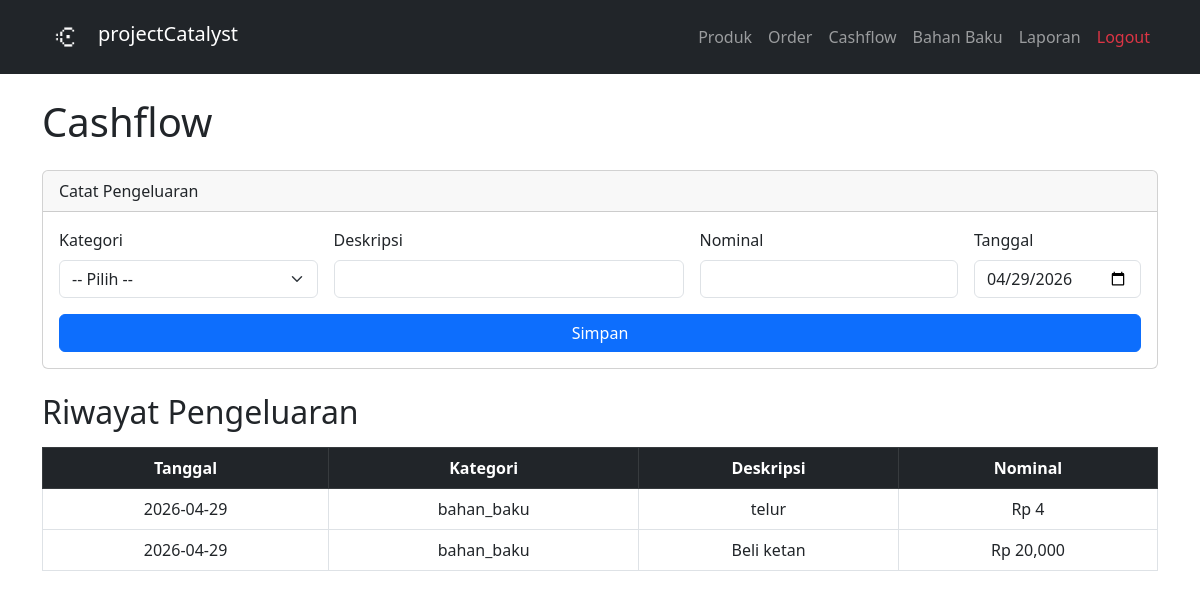
Page /cashflow (signed in) on the committed database.
### tables this page shows
CREATE TABLE expenses (
    id          INTEGER PRIMARY KEY AUTOINCREMENT,
    category    TEXT NOT NULL,
    description TEXT NOT NULL,
    amount      REAL NOT NULL,
    date        TEXT NOT NULL,
    created_at  TEXT DEFAULT CURRENT_TIMESTAMP
);

### app.py (the view)
@app.route('/cashflow')
@login_required
def cashflow():
    expenses = get_all_expenses()
    return render_template('cashflow.html', expenses=expenses)

### app.py (called while the page is built)
@login_manager.user_loader
def load_user(user_id):
    row = get_user_by_id(user_id)
    if row:
        return User(row['id'], row['username'], row['password_hash'])
    return None

### database/db.py (called while the page is built)
def get_connection():
    conn = sqlite3.connect(DB_PATH)
    conn.row_factory = sqlite3.Row
    conn.execute("PRAGMA foreign_keys = ON")
    return conn

def get_user_by_id(user_id):
    conn = get_connection()
    user = conn.execute('SELECT * FROM users WHERE id = ?', (user_id,)).fetchone()
    conn.close()
    return user

def get_all_expenses():
    conn = get_connection()
    expenses = conn.execute(
        "SELECT * FROM expenses ORDER BY date DESC"
    ).fetchall()
    conn.close()
    return expenses

### templates/cashflow.html (shortened to what this page needs)
{% extends 'base.html' %}
{% block content %}
<h1 class="mb-4">Cashflow</h1>
<div class="card mb-4">
    <div class="card-header">Catat Pengeluaran</div>
    <div class="card-body">
        <form action="/cashflow/add" method="POST">
            <div class="row g-3">
                <div class="col-12 col-md-3">
                    <label class="form-label">Kategori</label>
                    <select name="category" class="form-select" required>
                        <option value="">-- Pilih --</option>
                    </select>
                </div>
                <div class="col-12 col-md-4">
                    <label class="form-label">Deskripsi</label>
                    <input type="text" name="description" class="form-control" required>
                </div>
                <div class="col-12 col-md-3">
                    <label class="form-label">Nominal</label>
                    <input type="number" name="amount" class="form-control" required>
                </div>
                <div class="col-12 col-md-2">
                    <label class="form-label">Tanggal</label>
                    <input type="date" name="date" class="form-control" required id="expense_date">                </div>
                </div>
            <button type="submit" class="btn btn-primary mt-3 w-100 w-md-auto">Simpan</button>
        </form>
    </div>
</div>
<h2 class="mb-3">Riwayat Pengeluaran</h2>
{% if expenses %}
<div class="table-responsive">
<table class="table table-bordered table-hover">
    <thead class="table-dark">
        <tr>
            <th>Tanggal</th>
            <th>Kategori</th>
            <th>Deskripsi</th>
            <th>Nominal</th>
        </tr>
    </thead>
    <tbody>
        {% for expense in expenses %}
        <tr>
            <td>{{ expense['date'] }}</td>
            <td>{{ expense['category'] }}</td>
            <td>{{ expense['description'] }}</td>
            <td>Rp {{ "{:,.0f}".format(expense['amount']) }}</td>
        </tr>
        {% endfor %}
    </tbody>
</table>
</div>
{% else %}
<p class="text-muted">Belum ada pengeluaran.</p>
{% endif %}
{% endblock %}

### templates/base.html (style rules this page uses)
.btn { transition: all 0.2s ease; }
.card { transition: all 0.2s ease; cursor: pointer; }
.table tbody tr:nth-child(even) { background-color: #eef2ff; }
.table td { text-align: center; vertical-align: middle; }
.table th { text-align: center; vertical-align: middle; }

### rows in the picture
expenses: date "2026-04-29", category "bahan_baku", description "telur", amount "4"
expenses: date "2026-04-29", category "bahan_baku", description "Beli ketan", amount "20,000"
